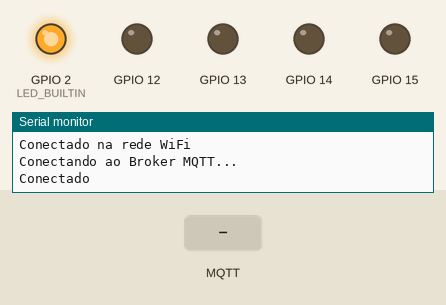
This sketch was run on a simulated ESP8266 (NodeMCU). On the bench: output pins drawn as LEDs (lit = HIGH, except the on-board LED, lit = LOW), the last lines printed to the serial monitor. The inputs (shaded band) are chosen by the test bench. WiFi joins after 1.5 s; servers stay silent unless stated; no MQTT or app messages arrive unless stated.

Above: at 2.7 s.
2.8 s: MQTT message "0" arrives on the first subscribed topic
At 3.5 s:
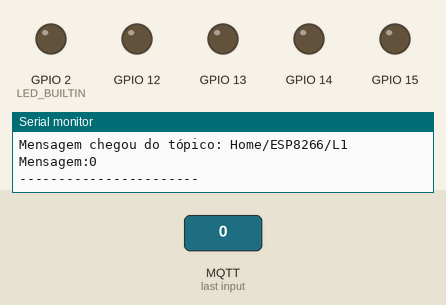
4.3 s: MQTT message "1" arrives on the second subscribed topic
At 5.3 s:
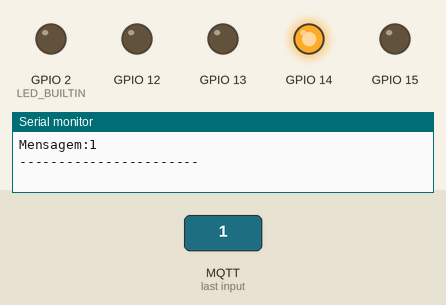
6.3 s: MQTT message "1" arrives on the third subscribed topic
At 7.2 s:
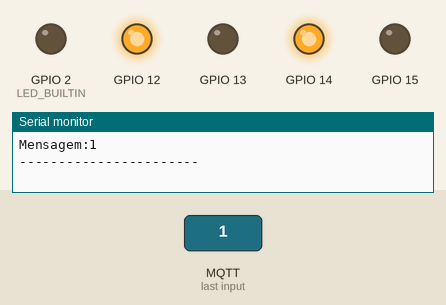
8.4 s: MQTT message "on" arrives on the second subscribed topic
At 10.3 s:
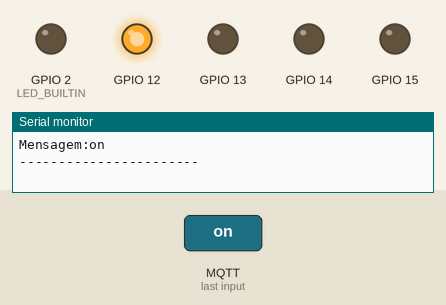
12.4 s: MQTT message "1" arrives on the first subscribed topic
At 13.2 s:
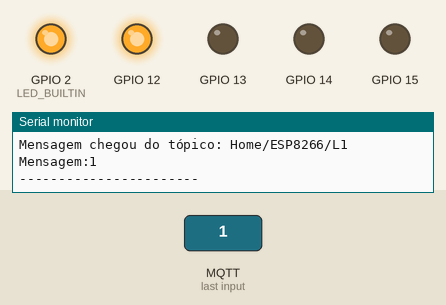
Timing chart, 0 to 15.4 s (numbered marks = the images above; inputs shaded):
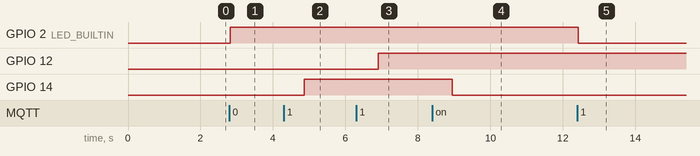

The sketch:

ESP8266_NodeMCU_V3_Lolin.ino
```cpp
/*
[ESP8266_NodeMCU_V3_Lolin]&(4-RELAY-MODULE)%{V1.1}

  Microcontrolador: ESP8266
  Placa: NodeMCU V3 Lolin
  Sensor: Sem sensor
  Versão firmware: 1.1
    - Sem RTC
    - Sem SD Card

*/

#include <ESP8266WiFi.h>
#include <PubSubClient.h>

WiFiClient espClient;
PubSubClient client(espClient);


struct wifi{
  char* ssid;
  char* password;
};

struct broker_mqtt{
  char* server;
  char* user;
  char* password;
  uint16_t port;
  char* clientID;
};

struct global_helper{
  int dispatchInterval;
  int lastUpload;
  String json_converted;
  int delay_callback;
  int pin_D5;
  int pin_D6;
  int pin_D7;
  int pin_D8;
};

struct mqtt_subscriber{
  const char* led_board;
  const char* actuator1;
  const char* actuator2;
  const char* actuator3;
  const char* actuator4;
};

struct wifi wifi_information;
struct broker_mqtt broker;
struct global_helper helper;
struct mqtt_subscriber subs;

void initWifiInfo(){
  wifi_information = (wifi) {"<Str: Wifi SSID>", "<Str: Senha>"}; //SSID, Senha
}

void initServerBrokerInfo(){
  broker = (broker_mqtt) {"<Str: Servidor Broker>", "<Str: Usuario>", "<Str: Senha>", "<int: Porta>", "<Str: ClientID>"}; //Sevidor, User, Passwd, Port, ClientID
}


void initGlobalHelperInfo(){
  helper = (global_helper) {1, 0, "", 2000, 14, 12, 13, 15};  //DispatchInterval, LastUpload, JSON, Delay_Callback (Milisegundos), Pino D5, Pino D6, Pino D7, Pino D8
}

void initSubTopics(){
  subs = (mqtt_subscriber) {"Home/ESP8266/L1", "Home/ESP8266/simple/manual/actuator01", "Home/ESP8266/simple/manual/actuator02", "Home/ESP8266/simple/manual/actuator03", "Home/ESP8266/simple/manual/actuator04"};
}

void callback(char* topic, byte* payload, unsigned int length) {

  //armazena msg recebida em uma sring
  payload[length] = '\0';
  String strMSG = String((char*)payload);
  String strTopic = topic;
  String subsLedBoard(subs.led_board);
  String subsActuator1(subs.actuator1);
  String subsActuator2(subs.actuator2);
  String subsActuator3(subs.actuator3);
  String subsActuator4(subs.actuator4);
  pinMode(LED_BUILTIN, OUTPUT);
  pinMode(helper.pin_D5, OUTPUT); // Conecta o atuador ao GPIO 14, Pino D5
  pinMode(helper.pin_D6, OUTPUT); // Conecta o atuador ao GPIO 12, Pino D6
  pinMode(helper.pin_D7, OUTPUT); // Conecta o atuador ao GPIO 13, Pino D7
  pinMode(helper.pin_D8, OUTPUT); // Conecta o atuador ao GPIO 15, Pino D8

  Serial.print("Mensagem chegou do tópico: ");
  Serial.println(topic);
  Serial.print("Mensagem:");
  Serial.print(strMSG);
  Serial.println();
  Serial.println("-----------------------");

  if(strTopic == subsLedBoard){
    if(strMSG == "1"){
      digitalWrite(LED_BUILTIN, LOW);
    }else{
      digitalWrite(LED_BUILTIN, HIGH);
    }
  }

  if(strTopic == subsActuator1){ // Atuador GPIO 14, Pino D5
    if(strMSG == "1"){
      digitalWrite(helper.pin_D5, HIGH);
    }else{
      digitalWrite(helper.pin_D5, LOW);
    }
  }

  if(strTopic == subsActuator2){ // Atuador GPIO 12, Pino D6
    if(strMSG == "1"){
      digitalWrite(helper.pin_D6, HIGH);
    }else{
      digitalWrite(helper.pin_D6, LOW);
    }
  }

    if(strTopic == subsActuator3){ // Atuador GPIO 13, Pino D7
    if(strMSG == "1"){
      digitalWrite(helper.pin_D7, HIGH);
    }else{
      digitalWrite(helper.pin_D7, LOW);
    }
  }

    if(strTopic == subsActuator4){ // Atuador GPIO 14, Pino D8
    if(strMSG == "1"){
      digitalWrite(helper.pin_D8, HIGH);
    }else{
      digitalWrite(helper.pin_D8, LOW);
    }
  }

  delay(helper.delay_callback);
}


void initWifiConn(){

  WiFi.begin(wifi_information.ssid, wifi_information.password);

  while (WiFi.status() != WL_CONNECTED) {
    delay(500);
    Serial.println("Conectando ao WiFi..");
  }
  Serial.println("Conectado na rede WiFi");

  client.setServer(broker.server, broker.port);
  client.setCallback(callback);

}

void reconectBroker() {
  //Enquanto estiver desconectado no wifi
  while (!client.connected()) {
    Serial.print("Tentando conectar ao servidor MQTT");

    bool conectado = strlen(broker.user) > 0 ?
                     client.connect(broker.clientID, broker.user, broker.password) :
                     client.connect(broker.clientID);

    if(conectado) {
      Serial.println("Conectado!");
      //subscreve no tópico com nivel de qualidade QoS 1
      client.subscribe(subs.led_board, 1);
      client.subscribe(subs.actuator1, 1);
      client.subscribe(subs.actuator2, 1);
      client.subscribe(subs.actuator3, 1);
      client.subscribe(subs.actuator4, 1);
    } else {
      Serial.println("Falha durante a conexão.Code: ");
      Serial.println( String(client.state()).c_str());
      Serial.println("Tentando novamente em 10 s");
      //Aguarda 10 segundos
      delay(10000);
    }
  }
}

void initBrokerConn(){
  //Enquanto estiver conectado ao wifi
  while (!client.connected()) {
    Serial.println("Conectando ao Broker MQTT...");

    if (client.connect(broker.clientID, broker.user, broker.password )) {
      Serial.println("Conectado");
    } else {
      Serial.print("falha estado  ");
      Serial.print(client.state());
      delay(2000);
    }
  }
}


void initConfig(){
  initGlobalHelperInfo();
  initWifiInfo();
  initServerBrokerInfo();
  initWifiConn();
  initBrokerConn();
  initSubTopics();
  client.subscribe(subs.led_board);
  client.subscribe(subs.actuator1);
  client.subscribe(subs.actuator2);
  client.subscribe(subs.actuator3);
  client.subscribe(subs.actuator4);
}

void setup() {
  Serial.begin(9600);
  initConfig();
}

void loop() {
  //Reconecta ao Wifi
  if (WiFi.status() != WL_CONNECTED){
    initWifiConn();
  }
  //Reconecta ao Broker
  if (!client.connected()) {
    reconectBroker();
  }

  client.loop();
}
```

Measured:
- after the input at 2.8 s, GPIO 2 (LED_BUILTIN): LOW → HIGH at once
- after the input at 4.3 s, GPIO 14: LOW → HIGH after 0.56 s
- after the input at 6.3 s, GPIO 12: LOW → HIGH after 0.60 s
- after the input at 8.4 s, GPIO 14: HIGH → LOW after 0.55 s
- after the input at 12.4 s, GPIO 2 (LED_BUILTIN): HIGH → LOW at once
